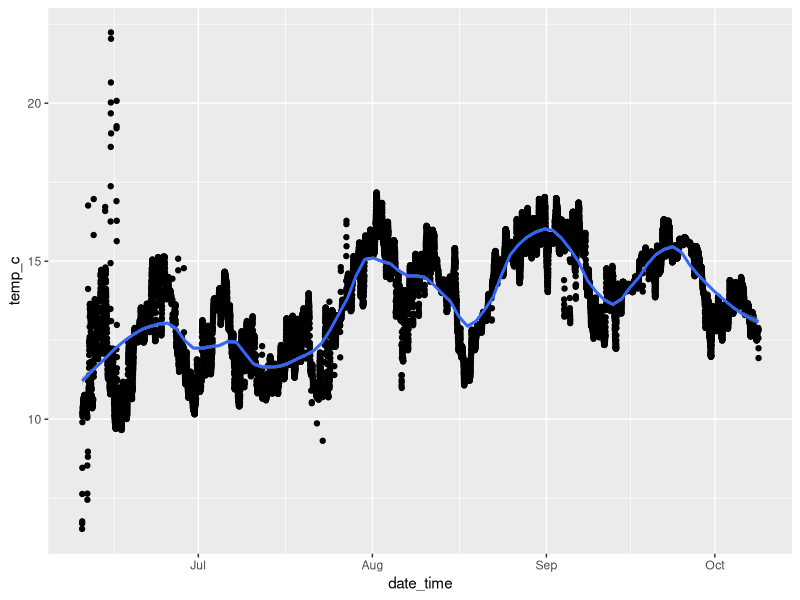
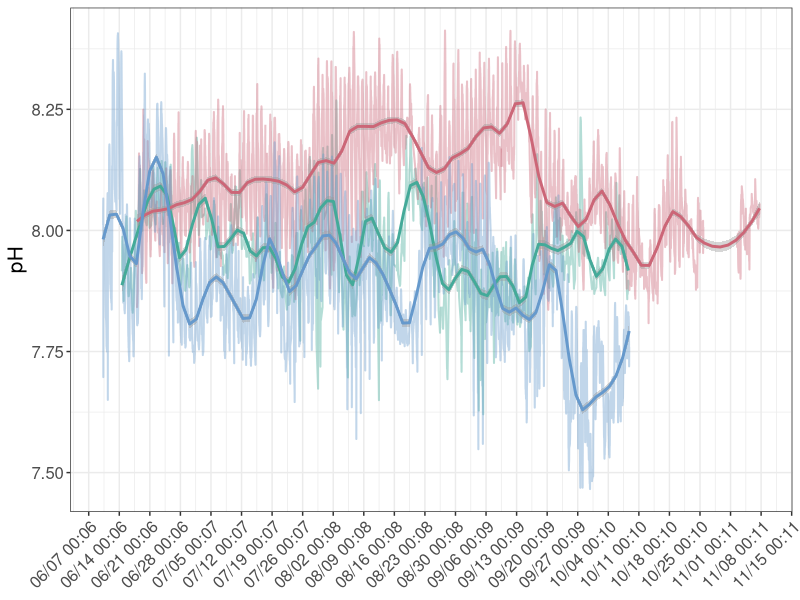
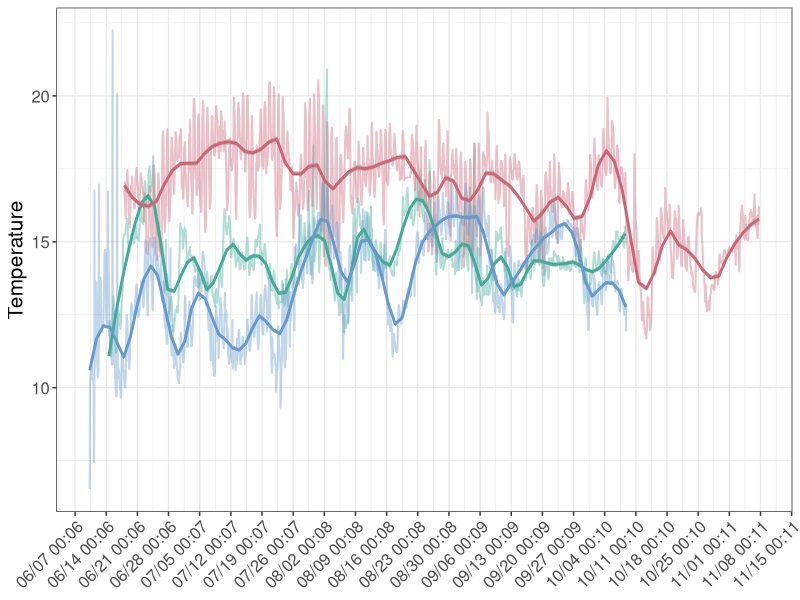
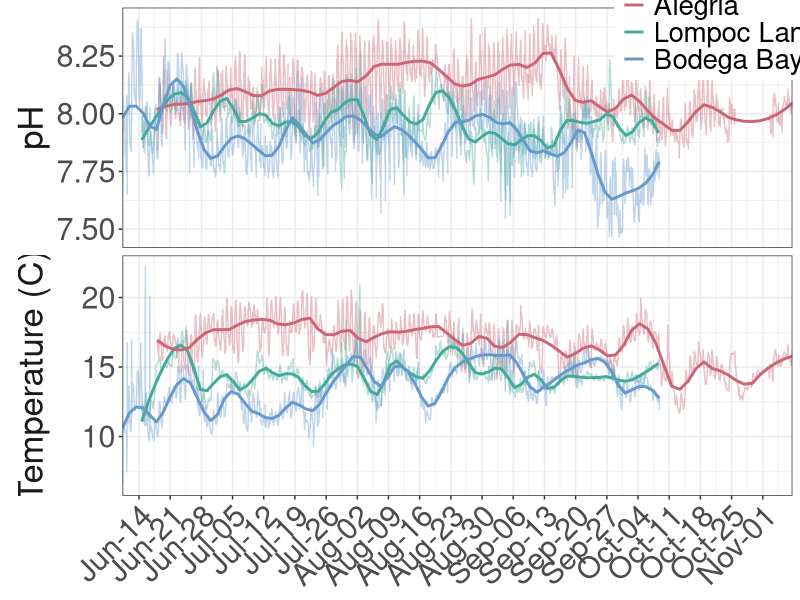
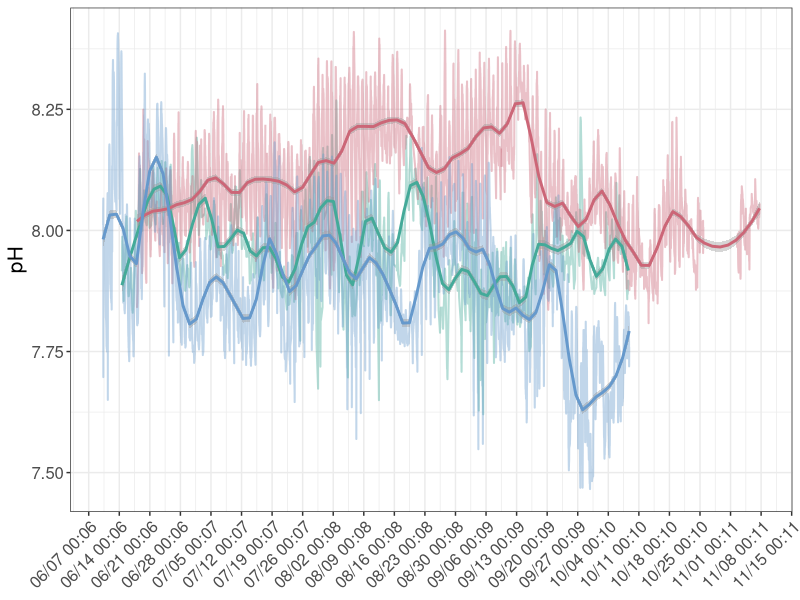
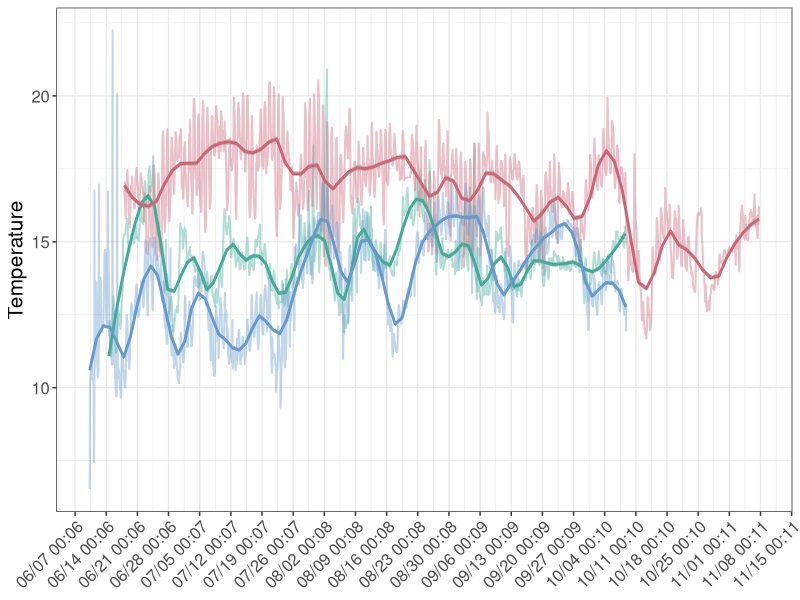
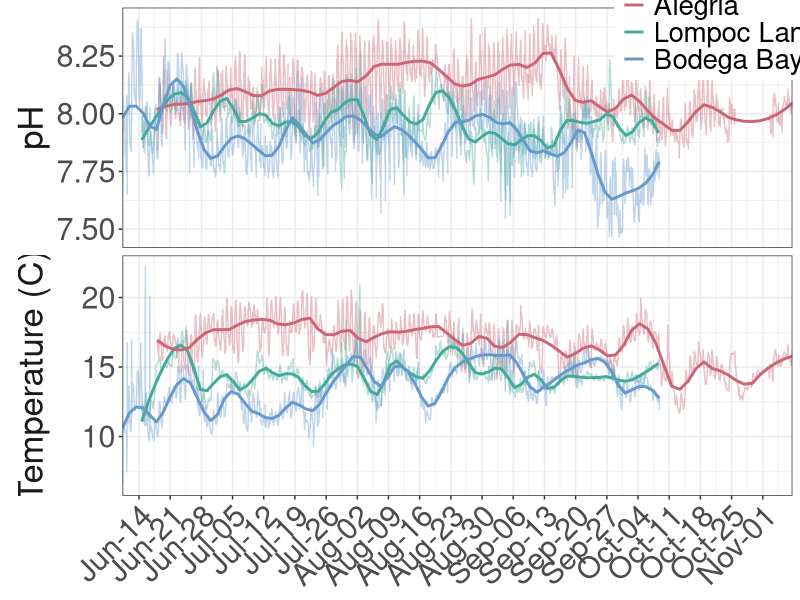

Write R code to recreate these figures, in order.
## ---- chunk 1
knitr::opts_chunk$set(echo = TRUE,
                      messages = FALSE, 
                      error = FALSE,
                      warning = FALSE)

library(tidyverse)
library(here)
library(lubridate)
library(scales) #for plotting time series data
## ---- chunk 2
raw <- read_csv(here("data","sensors", "ph_clean.csv")) %>%
  mutate(temp_c=ifelse(is.na(temp_c==TRUE), temp_durafet_c, temp_c)) #use durafet temp values as "TEMP" values, until I recover HOBO from Alegria

alg <- raw %>%
  filter(site=="Alegria")

lol <- raw %>%
  filter(site=="Lompoc Landing")

bml <- raw %>%
  filter(site=="Bodega Bay")
## ---- chunk 3
ggplot(bml, aes(x=date_time, y=temp_c)) +
  geom_point() +
  geom_smooth(method="loess", span=0.2) #span 0.3 looks similar to method="gam"
## ---- chunk 4
#set order for sites
raw$site <- factor(raw$site, levels=c("Lompoc Landing","Alegria","Bodega Bay"))

#set custom color for sites
pal <- c(
  "Alegria" = "#CC6677",
  "Lompoc Landing" = "#44AA99",
  "Bodega Bay" = "#6699CC"
)

#Run this for pH
ggplot(raw, aes(x=date_time, y=p_h, group=site)) +
  geom_line(aes(color=site), size=0.7, alpha=0.4) +
  scale_color_manual(values = pal) + #color lines by custom site color palette
  geom_smooth(aes(color=site), method="loess", span=0.1) +
  scale_x_datetime(breaks = scales::date_breaks("1 week"), 
                    labels = date_format("%m/%d %H:%m")) +
  #xlab("Date and time") +
  ylab("pH") +
  theme_bw() +
  theme(axis.text.x=element_text(angle=45, vjust = 1, hjust=1, size=12),
        #element_text(angle=45, vjust = 1, hjust=1, size=12),
        axis.title.x=element_blank(),
        #element_text(size=15),
        axis.text.y=element_text(size=12),
        #axis.ticks.x=element_blank(),
        axis.title.y=element_text(size=15),
        legend.position = "none")

ggsave(here("figures", "sensors", "ph_smooth.png"), height=20, width=40, units="cm")

#Run this for temperature
ggplot(raw, aes(x=date_time, y=temp_c, group=site)) +
  geom_line(aes(color=site), size=0.7, alpha=0.4) +
  scale_color_manual(values = pal) + #color lines by custom site color palette
  geom_smooth(aes(color=site), method="loess", span=0.1) + 
  scale_x_datetime(breaks = scales::date_breaks("1 week"), 
                    labels = date_format("%m/%d %H:%m")) +
  #xlab("Date and time") +
  ylab("Temperature") +
  theme_bw() +
  theme(axis.text.x=element_text(angle=45, vjust = 1, hjust=1, size=12),
        #element_text(angle=45, vjust = 1, hjust=1, size=12),
        axis.title.x=element_blank(),
        #element_text(size=15),
        axis.text.y=element_text(size=12),
        #axis.ticks.x=element_blank(),
        axis.title.y=element_text(size=15),
        legend.position = "none")

ggsave(here("figures", "sensors", "temp_smooth.png"), height=20, width=40, units="cm")
## ---- chunk 5
raw_combine <- raw %>%
  select(site, date_time, temp_c, p_h) %>%
  pivot_longer(cols=temp_c:p_h,
               names_to = "group",
               values_to = "value")

ggplot(raw_combine, aes(x=date_time, y=value, group=group, color=site)) +
  #geom_line(aes(color=site), size=0.7, alpha=0.2) +
  geom_line(aes(x=date_time, y=value, group=group), data = . %>% filter((site %in% c("Alegria"))), alpha=0.4) + #plot only ALG line
  geom_line(aes(x=date_time, y=value, group=group), data = . %>% filter((site %in% c("Lompoc Landing"))), alpha=0.4) + #plot only LOL
  geom_line(aes(x=date_time, y=value, group=group), data = . %>% filter((site %in% c("Bodega Bay"))), alpha=0.4) + #plot only BML
  geom_smooth(aes(group=site), method="loess", span=0.1, se=FALSE) + 
  scale_color_manual(values = pal) + #color lines by custom site color palette
  #geom_point(aes(color=group), size=0.5) +
  scale_x_datetime(breaks = date_breaks("1 week"),
                   labels = date_format("%b-%d"),
                   # limits = as.POSIXct(strptime(c("2021-06-20 07:00",
                   #                                "2021-10-08 07:00"),
                   #                              format = "%Y-%m-%d %H:%M")),
                    # c(as.POSIXct("2021-06-14 00:07:30"),as.POSIXct("2021-10-08 00:07:00")),
                     expand = c(0, 0)) + 
  facet_grid(group ~ ., #facet wrap to create one panel for pH and one for temp
             scales = "free_y",
             switch="both",
             labeller = as_labeller(c(temp_c = "Temperature (C)", p_h = "pH"))) + #customize strip labels
  xlab("Date and time") +
  ylab(NULL) + #remove "Value" from Y axis label
  theme_bw() +
  theme(axis.text.x=element_text(angle=45, vjust = 1, hjust=1, size=22),
        #axis.title.x=element_text(size=25),
        axis.title.x=element_blank(),
        axis.text.y=element_text(size=22),
        legend.text=element_text(size=20),
        legend.title = element_blank(),
        #element_text(size=25),
        legend.position = c(0.92,0.95), #customize legend position on plot
        #legend.key.size = unit(4,"line"),
        #legend.key.height = unit(1,"cm"),
        strip.background = element_blank(), #remove strip background from facet_grid
        strip.text.y = element_text(size = 25),
        strip.placement = "outside") + #place the strip outside of the plot
  guides(colour = guide_legend(override.aes = list(size=5))) #make the legend line wider, for easier viewing

ggsave(here("figures", "sensors", "smooth_all.png"), height=20, width=40, units="cm")
